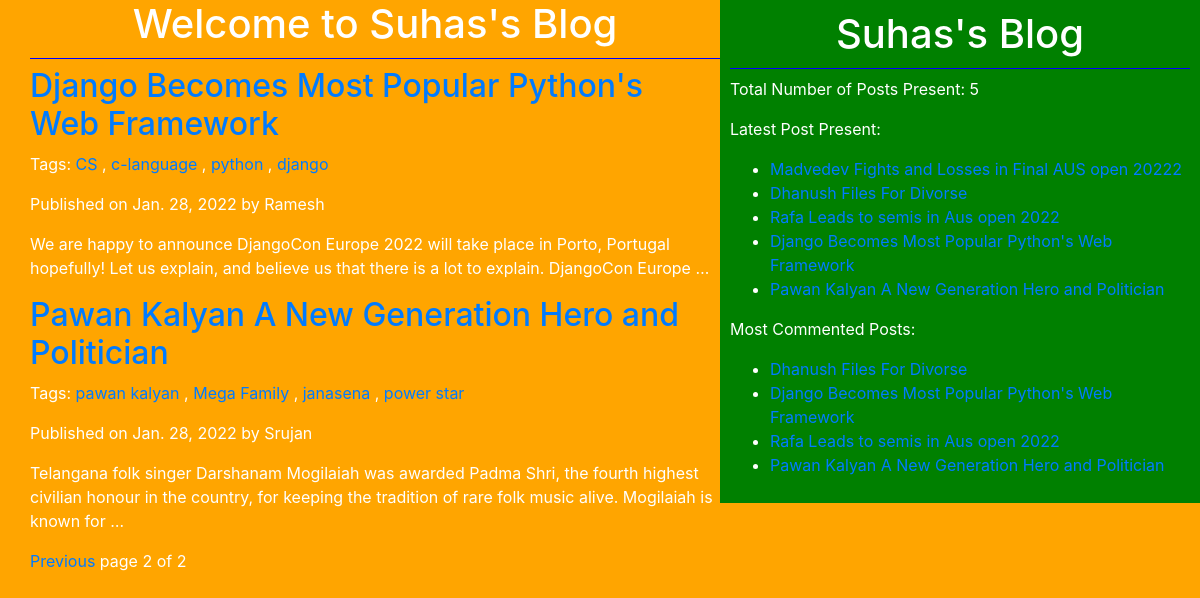
Screenshot of /?page=2 with the database file from the repository.
### testapp/models.py (models this page shows, shortened)
class Post(models.Model):
    title=models.CharField(max_length=250)
    slug=models.SlugField(max_length=300,unique_for_date='publish')
    author=models.ForeignKey(User,related_name='post_detail',on_delete=models.CASCADE)
    body=models.TextField()
    publish=models.DateField(default=timezone.now)
    created=models.DateTimeField(auto_now_add=True)
    updated=models.DateTimeField(auto_now_add=True)
    STATUS_CHOICES=(('draft','Draft'),('published','Published'))
    status=models.CharField(max_length=10,choices=STATUS_CHOICES,default='draft')
    tags=TaggableManager()
    class Meta:
        ordering=('-publish',)
    def get_absolute_url(self):
        return reverse('post_detail',args=[self.publish.year,self.publish.strftime('%m'),self.publish.strftime('%d'),self.slug])

### testapp/views.py (the view)
# urls.py: path('', views.list_view),
def list_view(request,tag_slug=None):
    post_list=Post.objects.all()
    tag=None
    if tag_slug:
        tag=get_object_or_404(Tag,slug=tag_slug)
        post_list=post_list.filter(tags__in=[tag])
    paginator=Paginator(post_list,3)
    page_number=request.GET.get('page')
    try:
        post_list=paginator.page(page_number)
    except PageNotAnInteger:
        post_list=paginator.page(1)
    except EmptyPage:
        post_list=paginator.page(paginator.num_pages)
    return render(request,'testapp/post_list.html',{'post_list':post_list,'tag':tag})

### testapp/templatetags/blog_tags.py (called while the page is built)
@register.simple_tag(name='my_tag')
def total_posts():
    return Post.objects.count()

@register.inclusion_tag('testapp/latest_posts123.html')
def show_latest_posts(count=5):
    latest_posts=Post.objects.order_by('-publish')[:count]
    return {'latest_posts':latest_posts}

@register.simple_tag()
def get_most_commented_posts(count=4):
    return Post.objects.annotate(total_comments=Count('comments')).order_by('-total_comments')[:count]

### templates/testapp/post_list.html (shortened to what this page needs)
<!DOCTYPE html>
{%extends 'testapp/base.html'%}
{%load static%}
{%block body_block%}
<h1>Welcome to Suhas's Blog</h1>
{%for post in post_list%}
<h2><a href="{{post.get_absolute_url}}">{{post.title}}</a></h2>
<p>Tags:
  {%for tag in post.tags.all%}
  <a href="{%url "post_list_by_tag_name" tag.slug%}">{{tag.name}}</a>
  {%if not forloop.last%},{%endif%}
  {%endfor%}
</p>
<p>Published on {{post.publish}} by {{post.author| title}}</p>
<p>{{post.body|truncatewords:30}}</p>
{%endfor%}
{%include 'testapp/pagination.html' with page=post_list%}
{%endblock%}

### templates/testapp/base.html (shortened to what this page needs)
<!DOCTYPE html>
{%load blog_tags%}
{%load static%}
<html lang="en" dir="ltr">
  <head>
    <link rel="stylesheet" href="https://cdn.jsdelivr.net/npm/bootstrap@4.5.3/dist/css/bootstrap.min.css">
<link rel="stylesheet" href="https://cdn.jsdelivr.net/npm/bootstrap@4.5.3/dist/css/bootstrap.min.css">
<link rel="stylesheet" href="{%static "css/practiseblog.css"%}">
  </head>
  <body>
    <div class="center">
      {%block body_block%}
      {%endblock%}
    </div>
    <div class="sidebar">
      <h1>Suhas's Blog</h1>
      <p>Total Number of Posts Present: <span>{%my_tag%}</span></p>
      <p>Latest Post Present: {%show_latest_posts%}</p>
      <p>Most Commented Posts: </p>
      {%get_most_commented_posts as most_commented_posts%}
      <ul>
        {%for post in most_commented_posts%}
        <li><a href="{{post.get_absolute_url}}">{{post.title}}</a></li>
        {%endfor%}
      </ul>
    </div>
  </body>
</html>

### templates/testapp/latest_posts123.html
<ul>
  {%for posts in latest_posts%}
  <li><a href="{{posts.get_absolute_url}}">{{posts.title}}</a></li>
  {%endfor%}
</ul>

### static/css/practiseblog.css (style rules this page uses)
.center { float:left; width: 60%; padding: 0 0 0 30px; }
.sidebar { float: right; width: 40%; padding: 10px; background: green; height: 100%; }
h1 { text-align: center; border-bottom: 1px solid blue; padding: 0 0 10px 0; }
html { height: 100%; }
body { background: orange; color:white; }

### rows the page displays
Post: title "Django Becomes Most Popular Python's Web Framework", publish "Jan. 28, 2022", author "Ramesh", body "We are happy to announce DjangoCon Europe 2022 will take place in Porto, Portugal hopefully! Let us explain, and believe us that there is a lot to explain. DjangoCon Europe …"
Tag: name "CS"
Tag: name "c-language"
Tag: name "python"
Tag: name "django"
Post: title "Pawan Kalyan A New Generation Hero and Politician", publish "Jan. 28, 2022", author "Srujan", body "Telangana folk singer Darshanam Mogilaiah was awarded Padma Shri, the fourth highest civilian honour in the country, for keeping the tradition of rare folk music alive. Mogilaiah is known for …"
Tag: name "pawan kalyan"
Tag: name "Mega Family"
Tag: name "janasena"
Tag: name "power star"
Post: title "Madvedev Fights and Losses in Final AUS open 20222"
Post: title "Dhanush Files For Divorse"
Post: title "Rafa Leads to semis in Aus open 2022"

### other values shown
{{ page.number }} "2"
{{ page.paginator.num_pages }} "2"
